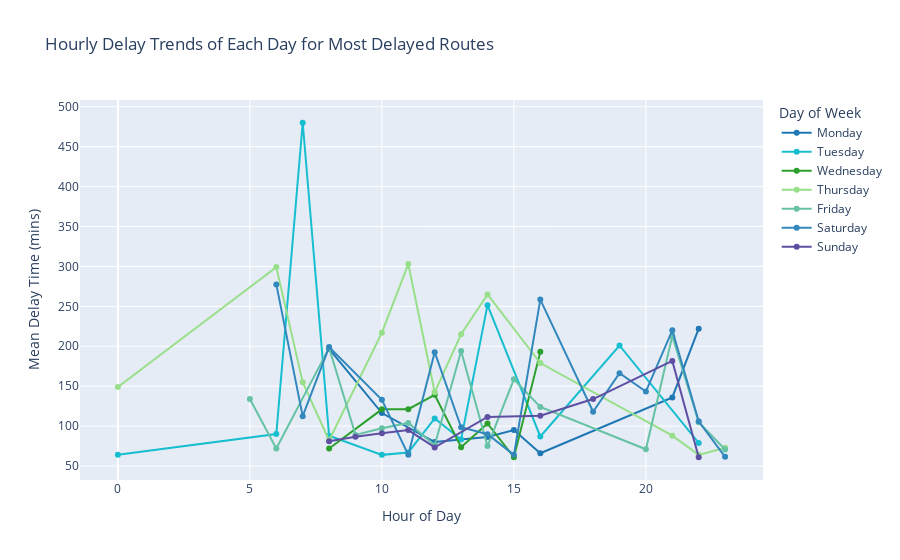

Write notebook code for a chart like this one.
### Code cell
def plot_top_delay_datehour(df):
    import plotly.express as px

    dfc = df.copy()

    custom_colors = ['#1f77b4', '#17becf', '#2ca02c', '#98df8a', '#66c2a5', '#3288bd', '#5e4fa2']


    fig = px.line(
        dfc,
        x='hour',
        y='avg_delay_mins',
        color='departure_day_of_week',
        markers=True,
        title='Hourly Delay Trends of Each Day for Most Delayed Routes',
        labels={
            'hour': 'Hour of Day',
            'avg_delay_mins': 'Mean Delay Time (mins)',
            'departure_day_of_week': 'Day of Week'
        },
        color_discrete_sequence=custom_colors
    )

    fig.show()

# Call the function
plot_top_delay_datehour(top_delay_datehour)

### Figure 1 — Plotly figure (JSON) as saved in the notebook; plotly's stock layout.template omitted (floating-point values rounded to 4 significant figures)
{"data": [{"hovertemplate": "Day of Week=Monday<br>Hour of Day=%{x}<br>Mean Delay Time (mins)=%{y}<extra></extra>", "legendgroup": "Monday", "line": {"color": "#1f77b4", "dash": "solid"}, "marker": {"symbol": "circle"}, "mode": "lines+markers", "name": "Monday", "orientation": "v", "showlegend": true, "type": "scatter", "x": [8, 10, 12, 14, 15, 16, 21, 22], "xaxis": "x", "y": [196.7, 116.4, 80.0, 86.38, 95.0, 66.0, 136.0, 222.0], "yaxis": "y"}, {"hovertemplate": "Day of Week=Tuesday<br>Hour of Day=%{x}<br>Mean Delay Time (mins)=%{y}<extra></extra>", "legendgroup": "Tuesday", "line": {"color": "#17becf", "dash": "solid"}, "marker": {"symbol": "circle"}, "mode": "lines+markers", "name": "Tuesday", "orientation": "v", "showlegend": true, "type": "scatter", "x": [0, 6, 7, 8, 10, 11, 12, 13, 14, 16, 19, 22], "xaxis": "x", "y": [64.0, 90.0, 480.0, 88.0, 64.0, 67.0, 109.7, 83.17, 251.5, 87.0, 201.0, 79.0], "yaxis": "y"}, {"hovertemplate": "Day of Week=Wednesday<br>Hour of Day=%{x}<br>Mean Delay Time (mins)=%{y}<extra></extra>", "legendgroup": "Wednesday", "line": {"color": "#2ca02c", "dash": "solid"}, "marker": {"symbol": "circle"}, "mode": "lines+markers", "name": "Wednesday", "orientation": "v", "showlegend": true, "type": "scatter", "x": [8, 10, 11, 12, 13, 14, 15, 16], "xaxis": "x", "y": [72.0, 121.0, 121.3, 139.2, 73.56, 103.4, 61.0, 193.0], "yaxis": "y"}, {"hovertemplate": "Day of Week=Thursday<br>Hour of Day=%{x}<br>Mean Delay Time (mins)=%{y}<extra></extra>", "legendgroup": "Thursday", "line": {"color": "#98df8a", "dash": "solid"}, "marker": {"symbol": "circle"}, "mode": "lines+markers", "name": "Thursday", "orientation": "v", "showlegend": true, "type": "scatter", "x": [0, 6, 7, 8, 10, 11, 12, 13, 14, 16, 21, 22, 23], "xaxis": "x", "y": [149.0, 299.2, 155.1, 82.0, 217.0, 303.0, 142.3, 215.0, 265.0, 179.0, 88.0, 64.0, 73.0], "yaxis": "y"}, {"hovertemplate": "Day of Week=Friday<br>Hour of Day=%{x}<br>Mean Delay Time (mins)=%{y}<extra></extra>", "legendgroup": "Friday", "line": {"color": "#66c2a5", "dash": "solid"}, "marker": {"symbol": "circle"}, "mode": "lines+markers", "name": "Friday", "orientation": "v", "showlegend": true, "type": "scatter", "x": [5, 6, 8, 9, 10, 11, 12, 13, 14, 15, 16, 20, 21, 22, 23], "xaxis": "x", "y": [134.0, 72.0, 198.0, 89.0, 97.2, 104.0, 76.0, 194.0, 75.0, 158.6, 124.0, 71.0, 213.0, 104.8, 70.67], "yaxis": "y"}, {"hovertemplate": "Day of Week=Saturday<br>Hour of Day=%{x}<br>Mean Delay Time (mins)=%{y}<extra></extra>", "legendgroup": "Saturday", "line": {"color": "#3288bd", "dash": "solid"}, "marker": {"symbol": "circle"}, "mode": "lines+markers", "name": "Saturday", "orientation": "v", "showlegend": true, "type": "scatter", "x": [6, 7, 8, 10, 11, 12, 13, 14, 15, 16, 18, 19, 20, 21, 22, 23], "xaxis": "x", "y": [277.5, 112.5, 199.0, 133.0, 64.0, 192.7, 98.54, 89.85, 64.0, 258.5, 118.0, 166.4, 143.2, 220.0, 106.0, 61.56], "yaxis": "y"}, {"hovertemplate": "Day of Week=Sunday<br>Hour of Day=%{x}<br>Mean Delay Time (mins)=%{y}<extra></extra>", "legendgroup": "Sunday", "line": {"color": "#5e4fa2", "dash": "solid"}, "marker": {"symbol": "circle"}, "mode": "lines+markers", "name": "Sunday", "orientation": "v", "showlegend": true, "type": "scatter", "x": [8, 9, 10, 11, 12, 14, 16, 18, 21, 22], "xaxis": "x", "y": [81.0, 86.8, 91.2, 95.0, 73.33, 111.5, 113.1, 133.9, 181.6, 61.0], "yaxis": "y"}], "layout": {"legend": {"title": {"text": "Day of Week"}, "tracegroupgap": 0}, "title": {"text": "Hourly Delay Trends of Each Day for Most Delayed Routes"}, "xaxis": {"anchor": "y", "domain": [0, 1], "title": {"text": "Hour of Day"}}, "yaxis": {"anchor": "x", "domain": [0, 1], "title": {"text": "Mean Delay Time (mins)"}}}}
